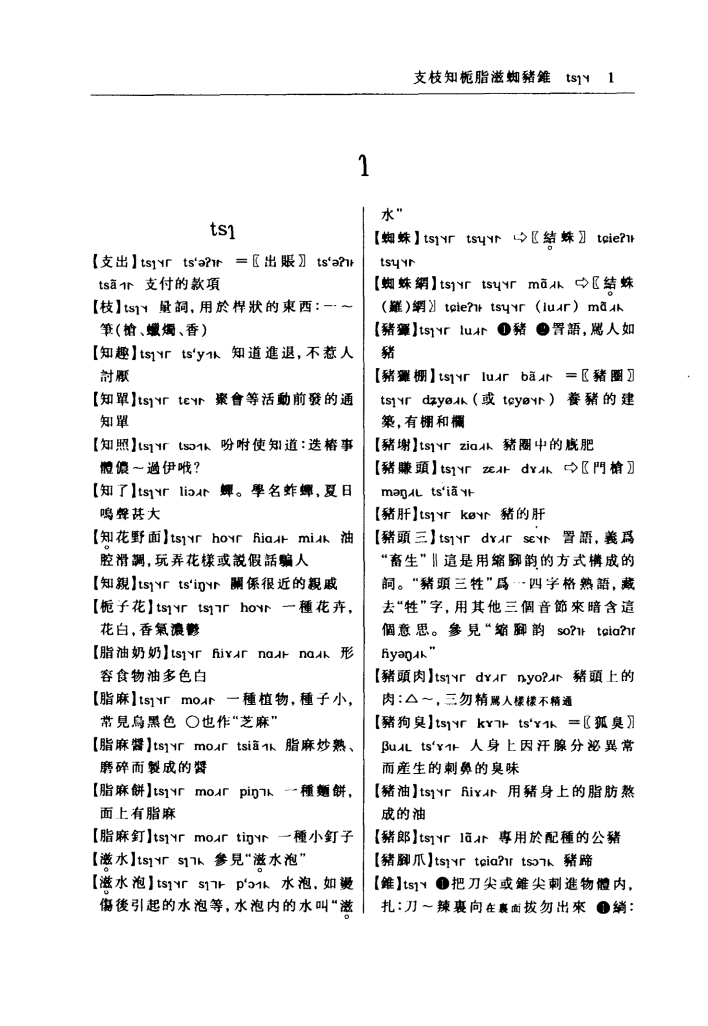
#> input picture first_page.png, 1416 x 2052 px (shown at 1/2 size)
$ python process_dictionary_page.py
#> lines starting #> are read from the running program, lines starting #| are printed output that depends on the picture; after the words box and inside, x2 and y2 are one past the last pixel; in counts of white or black regions, pixels touching at a corner belong together
#!/usr/bin/env python3
"""
上海方言词典页面处理脚本 - 简化版
流程：
1. 检测中间竖线，分割左右两栏
2. 连通域检测获取所有文字框（高 recall）
3. 按 y 坐标聚类合并同一行的框
4. 可视化并提取小图像
"""

import cv2
import numpy as np
from PIL import Image, ImageDraw, ImageFont
import os
from typing import List, Tuple, Dict
from collections import defaultdict


def detect_vertical_line(image: np.ndarray) -> int:
    """检测中间竖线位置"""
    gray = cv2.cvtColor(image, cv2.COLOR_BGR2GRAY)
    height, width = gray.shape
    edges = cv2.Canny(gray, 50, 150)
    lines = cv2.HoughLinesP(edges, 1, np.pi/180, threshold=100,
                            minLineLength=height//3, maxLineGap=10)

    if lines is None:
        return width // 2

    center_x = width // 2
    best_x = center_x
    min_distance = float('inf')

    for line in lines:
        x1, y1, x2, y2 = line[0]
        if abs(x1 - x2) < 20:
            line_x = (x1 + x2) // 2
            if width * 0.4 < line_x < width * 0.6:
                distance = abs(line_x - center_x)
                if distance < min_distance:
                    min_distance = distance
                    best_x = line_x

    return best_x


def detect_text_boxes_raw(image: np.ndarray) -> List[Tuple[int, int, int, int]]:
    """
    使用连通域检测获取文字框（高 recall 模式）
    """
    gray = cv2.cvtColor(image, cv2.COLOR_BGR2GRAY)

    # 二值化
    _, binary = cv2.threshold(gray, 0, 255, cv2.THRESH_BINARY_INV + cv2.THRESH_OTSU)

    # 轻微膨胀以连接字符但不连接不同行
    kernel = cv2.getStructuringElement(cv2.MORPH_RECT, (3, 3))
    binary = cv2.dilate(binary, kernel, iterations=1)

    # 连通域检测
    num_labels, labels, stats, centroids = cv2.connectedComponentsWithStats(binary, connectivity=8)

    boxes = []
    for i in range(1, num_labels):  # 跳过背景
        x, y, w, h, area = stats[i]

        # 宽松过滤条件 - 高 recall
        if 8 < h < 100 and 10 < w < 600 and area > 30:
            aspect = w / h if h > 0 else 1
            if 0.3 < aspect < 30:
                boxes.append((x, y, x+w, y+h))

    return boxes


def cluster_by_y(boxes: List[Tuple[int, int, int, int]],
                 y_tolerance: int = 12) -> List[List[Tuple[int, int, int, int]]]:
    """
    按 y 坐标聚类，将同一行的框分到一组

    Args:
        boxes: 检测框列表
        y_tolerance: y 坐标差异容忍度（像素）

    Returns:
        分组后的框列表
    """
    if not boxes:
        return []

    # 计算每个框的中心 y
    box_centers = []
    for box in boxes:
        y_center = (box[1] + box[3]) / 2
        box_centers.append((y_center, box))

    # 按 y_center 排序
    box_centers.sort(key=lambda x: x[0])

    # 聚类
    clusters = []
    current_cluster = [box_centers[0][1]]
    current_y = box_centers[0][0]

    for i in range(1, len(box_centers)):
        y_center, box = box_centers[i]

        if abs(y_center - current_y) <= y_tolerance:
            # 同一行
            current_cluster.append(box)
            # 更新当前 y（使用平均值）
            current_y = sum((b[1] + b[3]) / 2 for b in current_cluster) / len(current_cluster)
        else:
            # 新行
            clusters.append(current_cluster)
            current_cluster = [box]
            current_y = y_center

    if current_cluster:
        clusters.append(current_cluster)

    return clusters


def merge_boxes_in_cluster(clusters: List[List[Tuple[int, int, int, int]]]) -> List[Tuple[int, int, int, int]]:
    """
    将每个聚类中的框合并成一个长框
    """
    merged = []

    for cluster in clusters:
        if len(cluster) == 1:
            merged.append(cluster[0])
        else:
            # 按 x 排序
            cluster = sorted(cluster, key=lambda b: b[0])

            # 合并所有框
            min_x = min(b[0] for b in cluster)
            min_y = min(b[1] for b in cluster)
            max_x = max(b[2] for b in cluster)
            max_y = max(b[3] for b in cluster)

            merged.append((min_x, min_y, max_x, max_y))

    # 按 y 排序
    merged = sorted(merged, key=lambda b: b[1])
    return merged


def process_column(image: np.ndarray, column_name: str) -> Tuple[List[Dict], np.ndarray]:
    """处理单列图像"""
    height, width = image.shape[:2]

    # 1. 检测所有文字框
    boxes = detect_text_boxes_raw(image)
    print(f"  {column_name} column: detected {len(boxes)} raw boxes")

    # 2. 按 y 聚类
    clusters = cluster_by_y(boxes, y_tolerance=12)
    print(f"  {column_name} column: clustered into {len(clusters)} rows")

    # 3. 合并每行
    merged_boxes = merge_boxes_in_cluster(clusters)
    print(f"  {column_name} column: merged to {len(merged_boxes)} boxes")

    # 4. 创建 debug 可视化图
    debug_img = Image.fromarray(cv2.cvtColor(image, cv2.COLOR_BGR2RGB))
    draw = ImageDraw.Draw(debug_img)

    try:
        font = ImageFont.truetype("/System/Library/Fonts/PingFang.ttc", 16)
    except:
        font = ImageFont.load_default()

    # 准备提取信息
    extract_infos = []

    for idx, box in enumerate(merged_boxes):
        x1, y1, x2, y2 = box

        # 绘制框
        draw.rectangle([x1, y1, x2, y2], outline=(255, 0, 0), width=2)

        # 添加编号
        label = f"{idx+1}"
        draw.text((x1, y1-18), label, fill=(255, 0, 0), font=font)

        extract_infos.append({
            'box': box,
            'column': column_name,
            'local_id': idx + 1,
            'global_id': None
        })

    return extract_infos, np.array(debug_img)


def process_dictionary_page(image_path: str, output_dir: str) -> List[str]:
    """处理词典页面主函数"""
#> called with image_path = 'first_page.png', output_dir = 'extracted_boxes'
    os.makedirs(output_dir, exist_ok=True)

    print(f"Loading image: {image_path}")
    image = cv2.imread(image_path)
#> image is the input picture: shape (2052, 1416, 3); min 0, max 255, mean 238.5
    if image is None:
        raise ValueError(f"Cannot load image: {image_path}")

    height, width = image.shape[:2]
    print(f"Image size: {width} x {height}")
#| Image size: 1416 x 2052

    # 1. 检测竖线并分割
    print("Detecting vertical line...")
    line_x = detect_vertical_line(image)
#> in detect_vertical_line, `edges = cv2.Canny(gray, 50, 150)`:
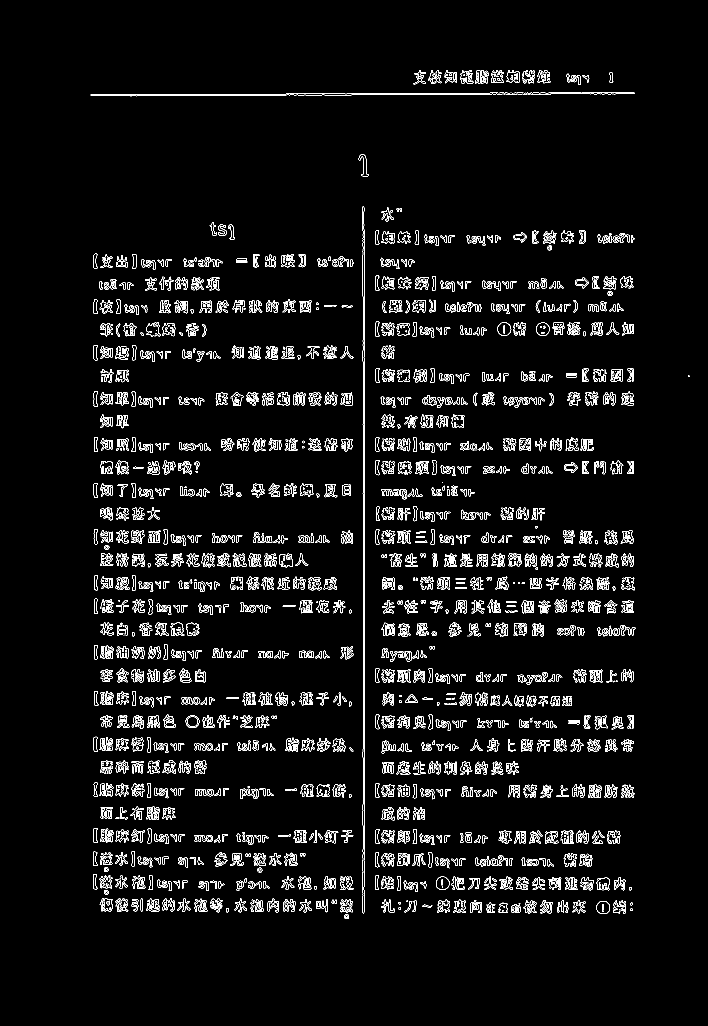
#> edges: shape (2052, 1416) (shown at 1/2 size); 4.4% white in thin lines or dots, all inside (x1, y1, x2, y2) = (181, 140, 1379, 1838)
#> in detect_vertical_line, `lines = cv2.HoughLinesP(edges, 1, np.pi/180, threshold=100, minLineLen..`: lines = None
#> line_x = 708
    print(f"Vertical line at x={line_x}")
#| Vertical line at x=708

    left_img = image[:, :line_x]
    right_img = image[:, line_x:]
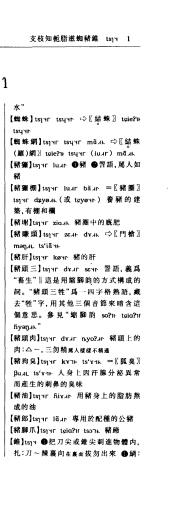
#> right_img: shape (2052, 708, 3) (shown at 1/4 size); min 0, max 255, mean 237.4
    print(f"Left: {left_img.shape[1]} x {left_img.shape[0]}, Right: {right_img.shape[1]} x {right_img.shape[0]}")
#| Left: 708 x 2052, Right: 708 x 2052

    # 2. 处理两栏
    print("\nProcessing left column...")
    left_infos, _ = process_column(left_img, "left")
#> in detect_text_boxes_raw, `num_labels, labels, stats, centroids = cv2.connectedComponentsWithStat..`:
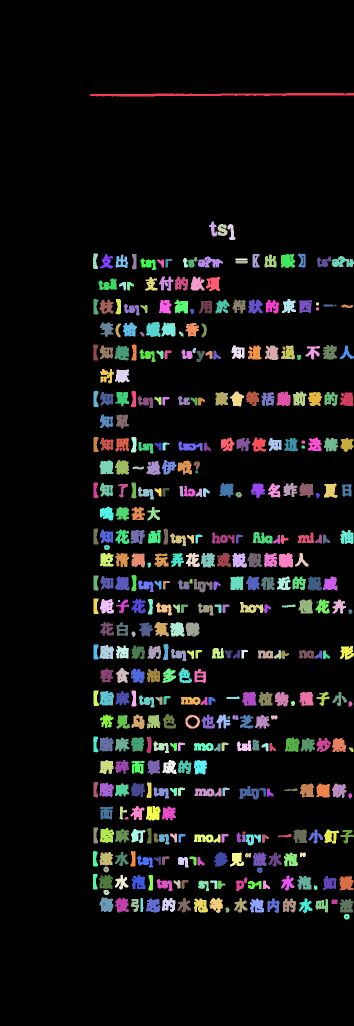
#> labels: shape (2052, 708) int32 (shown at 1/2 size); 423 distinct labels, from 0 to 422; one colour per label, 0 black
#> in detect_text_boxes_raw, `num_labels, labels, stats, centroids = cv2.connectedComponentsWithStat..`: num_labels = 423; stats = 423 rows, first 6: [0, 0, 708, 2052, 1295481], [180, 186, 528, 7, 2418], [418, 443, 17, 30, 261], [435, 448, 20, 24, 345], [455, 448, 16, 32, 272], [186, 507, 10, 31, 241]; centroids = 423 pairs, first value 189.3 to 702.4, second value 188.9 to 1832.9
#> the loop in detect_text_boxes_raw, `for i in range(1, num_labels):` made 422 passes
#> (x, y, w, h, area, aspect) on passes 2, 3, 4, 6, 7, 8, 10, 11: (418, 443, 17, 30, 261, 0.567), (435, 448, 20, 24, 345, 0.833), (455, 448, 16, 32, 272, 0.5), (596, 507, 15, 28, 282, 0.536), (200, 508, 26, 29, 399, 0.897), (231, 509, 25, 27, 408, 0.926), (505, 508, 14, 27, 292, 0.519), (529, 509, 24, 26, 442, 0.923)
#> after the loop in detect_text_boxes_raw, `for i in range(1, num_labels):`: boxes = 348 items, first 6: (418, 443, 435, 473), (435, 448, 455, 472), (455, 448, 471, 480), (596, 507, 611, 535), (200, 508, 226, 537), (231, 509, 256, 536)
#|   left column: detected 348 raw boxes
#> the loop in cluster_by_y, `for box in boxes:` made 348 passes
#> (box, y_center) on passes 1 to 3: ((418, 443, 435, 473), 458), ((435, 448, 455, 472), 460), ((455, 448, 471, 480), 464)
#> after the loop in cluster_by_y, `for box in boxes:`: box_centers = 348 items
#> in cluster_by_y, `current_cluster = [box_centers[0][1]]`: current_cluster = [(418, 443, 435, 473)]
#> in cluster_by_y, `current_y = box_centers[0][0]`: current_y = 458
#> the loop in cluster_by_y, `for i in range(1, len(box_centers)):` made 347 passes
#> (y_center, box, current_y) on passes 1, 2, 4, 5, 6, 7, 8, 9: (460, (435, 448, 455, 472), 459), (464, (455, 448, 471, 480), 460.7), (521.5, (505, 508, 519, 535), 521.2), (522, (529, 509, 553, 535), 521.5), (522, (562, 508, 590, 536), 521.6), (522.5, (200, 508, 226, 537), 521.8), (522.5, (231, 509, 256, 536), 521.9), (523, (664, 512, 708, 534), 522.1)
#|   left column: clustered into 34 rows
#> the loop in merge_boxes_in_cluster, `for cluster in clusters:` made 34 passes
#> cluster on passes 7, 9, 15, 30, 32, 34: [(230, 739, 259, 765), (200, 738, 228, 767)], [(200, 829, 226, 856), (232, 829, 258, 857)], [(208, 1090, 220, 1100)], [(207, 1733, 218, 1745), (514, 1735, 525, 1746)], [(207, 1780, 219, 1790)], [(688, 1828, 699, 1839)]
#|   left column: merged to 34 boxes
#> the loop in process_column, `for idx, box in enumerate(merged_boxes):` made 34 passes
#> box on passes 1 to 8: (418, 443, 471, 480), (200, 507, 708, 540), (197, 553, 440, 582), (199, 598, 624, 631), (200, 644, 414, 675), (200, 690, 708, 724), (200, 738, 259, 767), (200, 783, 707, 816)

    print("\nProcessing right column...")
    right_infos, _ = process_column(right_img, "right")
#> in detect_text_boxes_raw (call 2), `num_labels, labels, stats, centroids = cv2.connectedComponentsWithStat..`:
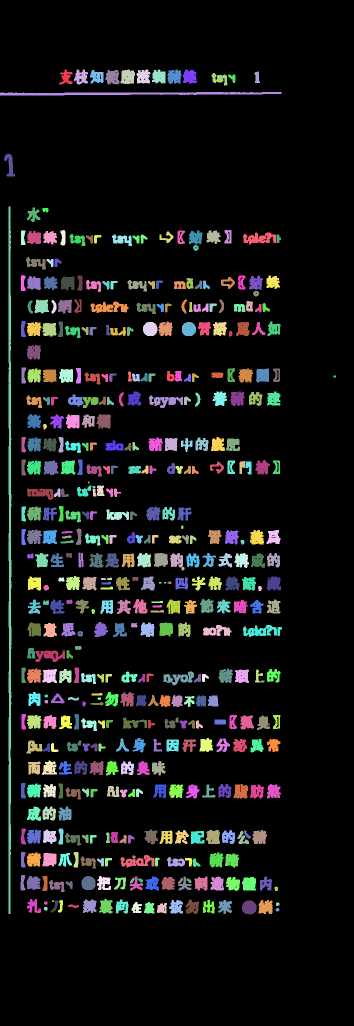
#> labels: shape (2052, 708) int32 (shown at 1/2 size); 483 distinct labels, from 0 to 482; one colour per label, 0 black
#|   right column: detected 394 raw boxes
#> the loop in cluster_by_y (call 2), `for box in boxes:` made 394 passes
#> box on passes 1 to 3: (118, 139, 145, 169), (148, 139, 176, 169), (241, 139, 270, 168)
#|   right column: clustered into 35 rows
#> the loop in merge_boxes_in_cluster (call 2), `for cluster in clusters:` made 35 passes
#> cluster on passes 2, 3, 5, 8, 11: [(8, 308, 30, 353)], [(85, 416, 97, 425), (54, 415, 81, 444)], [(386, 490, 397, 502)], [(506, 582, 518, 593)], [(54, 690, 82, 719)]
#|   right column: merged to 35 boxes
#> the loop in process_column (call 2), `for idx, box in enumerate(merged_boxes):` made 35 passes
#> box on passes 1 to 8: (118, 139, 520, 171), (8, 308, 30, 353), (54, 415, 97, 444), (54, 460, 552, 492), (386, 490, 397, 502), (52, 514, 123, 539), (54, 551, 560, 584), (506, 582, 518, 593)

    # 3. 合并并编号
    all_infos = left_infos + right_infos
    for i, info in enumerate(all_infos):
        info['global_id'] = i + 1
#> this loop made 69 passes

    print(f"\nTotal: {len(all_infos)} boxes")
#| Total: 69 boxes

    # 4. 创建完整 debug 图
    debug_full = Image.fromarray(cv2.cvtColor(image, cv2.COLOR_BGR2RGB))
    draw = ImageDraw.Draw(debug_full)

    try:
        font = ImageFont.truetype("/System/Library/Fonts/PingFang.ttc", 14)
    except:
        font = ImageFont.load_default()

    # 画分割线
    draw.line([(line_x, 0), (line_x, height)], fill=(0, 255, 255), width=2)

    # 画所有框和编号
    for info in all_infos:
        if info['column'] == 'left':
            x1, y1, x2, y2 = info['box']
        else:
            bx1, by1, bx2, by2 = info['box']
            x1, y1, x2, y2 = bx1 + line_x, by1, bx2 + line_x, by2

        draw.rectangle([x1, y1, x2, y2], outline=(255, 0, 0), width=2)

        label = str(info['global_id'])
        bbox = draw.textbbox((0, 0), label, font=font)
        tw, th = bbox[2] - bbox[0], bbox[3] - bbox[1]
        draw.rectangle([x1, y1-th-2, x1+tw+4, y1], fill=(255, 0, 0))
        draw.text((x1+2, y1-th-1), label, fill=(255, 255, 255), font=font)

    debug_path = os.path.join(output_dir, "debug_visualization.png")
    debug_full.save(debug_path)
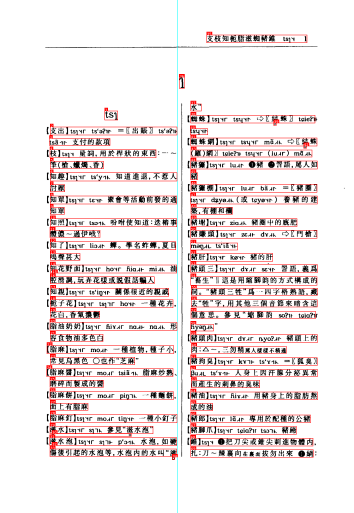
#> saved as debug_visualization.png: PIL image 1416x2052 RGB (shown at 1/4 size); mean R, G, B 238.3, 228.4, 228.4
    print(f"Debug image saved: {debug_path}")

    # 5. 提取小图像
    print("\nExtracting small images...")
    extracted_paths = []

    for info in all_infos:
        if info['column'] == 'left':
            x1, y1, x2, y2 = info['box']
            src_img = left_img
        else:
            bx1, by1, bx2, by2 = info['box']
            x1, y1, x2, y2 = bx1, by1, bx2, by2
            src_img = right_img

        # 加边距
        pad = 3
        x1 = max(0, x1 - pad)
        y1 = max(0, y1 - pad)
        x2 = min(src_img.shape[1], x2 + pad)
        y2 = min(src_img.shape[0], y2 + pad)

        crop = src_img[y1:y2, x1:x2]

        output_name = f"box_{info['global_id']:03d}_{info['column']}_{info['local_id']:02d}.png"
        output_path = os.path.join(output_dir, output_name)
        cv2.imwrite(output_path, crop)
        extracted_paths.append(output_path)
#> this loop made 69 passes
#> pass 1, in process_dictionary_page, `crop = src_img[y1:y2, x1:x2]`:
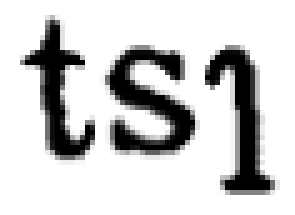
#> crop: shape (43, 59, 3) (shown 5 times larger); min 0, max 255, mean 205.2
#> pass 3, in process_dictionary_page, `crop = src_img[y1:y2, x1:x2]`:
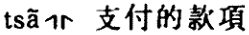
#> crop: shape (35, 249, 3); min 0, max 255, mean 204

    print(f"Extracted {len(extracted_paths)} images")
#| Extracted 69 images
    return extracted_paths


if __name__ == "__main__":
    INPUT_IMAGE = "first_page.png"
    OUTPUT_DIRECTORY = "extracted_boxes"

    try:
        result_paths = process_dictionary_page(INPUT_IMAGE, OUTPUT_DIRECTORY)
        print(f"\n✅ Success! Total {len(result_paths)} images.")
#| ✅ Success! Total 69 images.
    except Exception as e:
        print(f"\n❌ Error: {e}")
        import traceback
        traceback.print_exc()

$ run again, with extracted/page_01/box_004_left_04.png copied over first_page.png
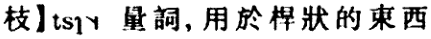
#> input picture extracted/page_01/box_004_left_04.png, 431 x 39 px
#> in process_dictionary_page, image is the input picture: shape (39, 431, 3); min 0, max 255, mean 204.3
#| Image size: 431 x 39
#> in detect_vertical_line, `edges = cv2.Canny(gray, 50, 150)`:
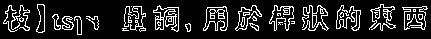
#> edges: shape (39, 431); 14.2% white in thin lines or dots, all inside (x1, y1, x2, y2) = (3, 4, 428, 35)
#> lines = 17 rows, first 6: [273, 14, 427, 8], [373, 24, 425, 25], [206, 14, 260, 13], [39, 21, 97, 22], [8, 28, 81, 25], [303, 25, 392, 28]
#> the loop in detect_vertical_line, `for line in lines:` made 17 passes
#> (x1, y1, x2, y2, line_x) on passes 8, 13: (372, 12, 391, 12, 381), (126, 26, 142, 26, 134)
#> after the loop in detect_vertical_line, `for line in lines:`: best_x = 215; min_distance = inf
#> in process_dictionary_page, `line_x = detect_vertical_line(image)`: line_x = 215
#| Vertical line at x=215
#| Left: 215 x 39, Right: 216 x 39
#> labels: shape (39, 215) int32; 9 distinct labels, from 0 to 8
#> num_labels = 9; stats = [[0, 0, 215, 39, 5694], [35, 3, 11, 31, 261], [3, 4, 28, 29, 531], [122, 5, 25, 27, 516], [153, 4, 27, 28, 590], [202, 7, 13, 25, 186], [52, 13, 31, 23, 414], [85, 15, 14, 16, 129], [184, 23, 8, 10, 64]]; centroids = [[108.8, 18.87], [40.95, 17.82], [16.57, 18.36], [133.9, 18.34], [166.7, 18.1], [208.7, 17.73], [67.49, 23.13], [93.41, 20.98], [187.9, 27]]
#> the loop in detect_text_boxes_raw, `for i in range(1, num_labels):` made 8 passes
#> (x, y, w, h, area, aspect) on passes 1 to 7: (35, 3, 11, 31, 261, 0.355), (3, 4, 28, 29, 531, 0.966), (122, 5, 25, 27, 516, 0.926), (153, 4, 27, 28, 590, 0.964), (202, 7, 13, 25, 186, 0.52), (52, 13, 31, 23, 414, 1.35), (85, 15, 14, 16, 129, 0.875)
#> after the loop in detect_text_boxes_raw, `for i in range(1, num_labels):`: boxes = [(35, 3, 46, 34), (3, 4, 31, 33), (122, 5, 147, 32), (153, 4, 180, 32), (202, 7, 215, 32), (52, 13, 83, 36), (85, 15, 99, 31)]
#|   left column: detected 7 raw boxes
#> the loop in cluster_by_y, `for box in boxes:` made 7 passes
#> (box, y_center) on passes 1 to 7: ((35, 3, 46, 34), 18.5), ((3, 4, 31, 33), 18.5), ((122, 5, 147, 32), 18.5), ((153, 4, 180, 32), 18), ((202, 7, 215, 32), 19.5), ((52, 13, 83, 36), 24.5), ((85, 15, 99, 31), 23)
#> after the loop in cluster_by_y, `for box in boxes:`: box_centers = [(18.5, (35, 3, 46, 34)), (18.5, (3, 4, 31, 33)), (18.5, (122, 5, 147, 32)), (18, (153, 4, 180, 32)), (19.5, (202, 7, 215, 32)), (24.5, (52, 13, 83, 36)), (23, (85, 15, 99, 31))]
#> current_cluster = [(153, 4, 180, 32)]
#> in cluster_by_y, `current_y = box_centers[0][0]`: current_y = 18
#> the loop in cluster_by_y, `for i in range(1, len(box_centers)):` made 6 passes
#> (y_center, box, current_y) on passes 1 to 6: (18.5, (35, 3, 46, 34), 18.25), (18.5, (3, 4, 31, 33), 18.33), (18.5, (122, 5, 147, 32), 18.38), (19.5, (202, 7, 215, 32), 18.6), (23, (85, 15, 99, 31), 19.33), (24.5, (52, 13, 83, 36), 20.07)
#> after the loop in cluster_by_y, `for i in range(1, len(box_centers)):`: clusters = []
#> in process_column, `clusters = cluster_by_y(boxes, y_tolerance=12)`: clusters = [[(153, 4, 180, 32), (35, 3, 46, 34), (3, 4, 31, 33), (122, 5, 147, 32), (202, 7, 215, 32), (85, 15, 99, 31), (52, 13, 83, 36)]]
#|   left column: clustered into 1 rows
#> the loop in merge_boxes_in_cluster, `for cluster in clusters:` made 1 pass
#> (min_x, min_y, max_x, max_y) on pass 1: (3, 3, 215, 36)
#> after the loop in merge_boxes_in_cluster, `for cluster in clusters:`: merged = [(3, 3, 215, 36)]
#|   left column: merged to 1 boxes
#> the loop in process_column, `for idx, box in enumerate(merged_boxes):` made 1 pass
#> (x1, y1, x2, y2, label) on pass 1: (3, 3, 215, 36, '1')
#> after the loop in process_column, `for idx, box in enumerate(merged_boxes):`: extract_infos = 1 item
#> labels: shape (39, 216) int32; 9 distinct labels, from 0 to 8
#> the loop in detect_text_boxes_raw (call 2), `for i in range(1, num_labels):` made 8 passes
#> (x, y, w, h, area, aspect) on passes 1 to 7: (153, 3, 28, 28, 514, 1), (20, 4, 28, 28, 486, 1), (54, 4, 26, 28, 480, 0.929), (86, 4, 29, 28, 571, 1.04), (121, 5, 26, 27, 494, 0.963), (187, 5, 26, 26, 533, 1), (0, 6, 13, 26, 299, 0.5)
#|   right column: detected 7 raw boxes
#> the loop in cluster_by_y (call 2), `for box in boxes:` made 7 passes
#> (box, y_center) on passes 1 to 7: ((153, 3, 181, 31), 17), ((20, 4, 48, 32), 18), ((54, 4, 80, 32), 18), ((86, 4, 115, 32), 18), ((121, 5, 147, 32), 18.5), ((187, 5, 213, 31), 18), ((0, 6, 13, 32), 19)
#> the loop in cluster_by_y (call 2), `for i in range(1, len(box_centers)):` made 6 passes
#> (y_center, box, current_y) on passes 1 to 6: (18, (20, 4, 48, 32), 17.5), (18, (54, 4, 80, 32), 17.67), (18, (86, 4, 115, 32), 17.75), (18, (187, 5, 213, 31), 17.8), (18.5, (121, 5, 147, 32), 17.92), (19, (0, 6, 13, 32), 18.07)
#|   right column: clustered into 1 rows
#> the loop in merge_boxes_in_cluster (call 2), `for cluster in clusters:` made 1 pass
#> (min_x, min_y, max_x, max_y) on pass 1: (0, 3, 213, 32)
#|   right column: merged to 1 boxes
#> the loop in process_column (call 2), `for idx, box in enumerate(merged_boxes):` made 1 pass
#> (x1, y1, x2, y2, label) on pass 1: (0, 3, 213, 32, '1')
#> all_infos = 2 items
#> the loop in process_dictionary_page, `for i, info in enumerate(all_infos):` made 2 passes
#| Total: 2 boxes
#> the loop in process_dictionary_page, `for info in all_infos:` made 2 passes
#> (bx1, by1, bx2, by2, x1, y1, x2, y2) on pass 2: (0, 3, 213, 32, 215, 3, 428, 32)
#> the loop in process_dictionary_page, `for info in all_infos:` made 2 passes
#> (bx1, by1, bx2, by2, x1, y1, x2, y2) on pass 2: (0, 3, 213, 32, 0, 0, 216, 35)
#> pass 2, in process_dictionary_page, `crop = src_img[y1:y2, x1:x2]`:
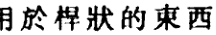
#> crop: shape (35, 216, 3); min 0, max 255, mean 192.2
#> after the loop in process_dictionary_page, `for info in all_infos:`: extracted_paths = ['extracted_boxes/box_001_left_01.png', 'extracted_boxes/box_002_right_01.png']
#| Extracted 2 images
#> result_paths has the same summary as extracted_paths in process_dictionary_page
#| ✅ Success! Total 2 images.
